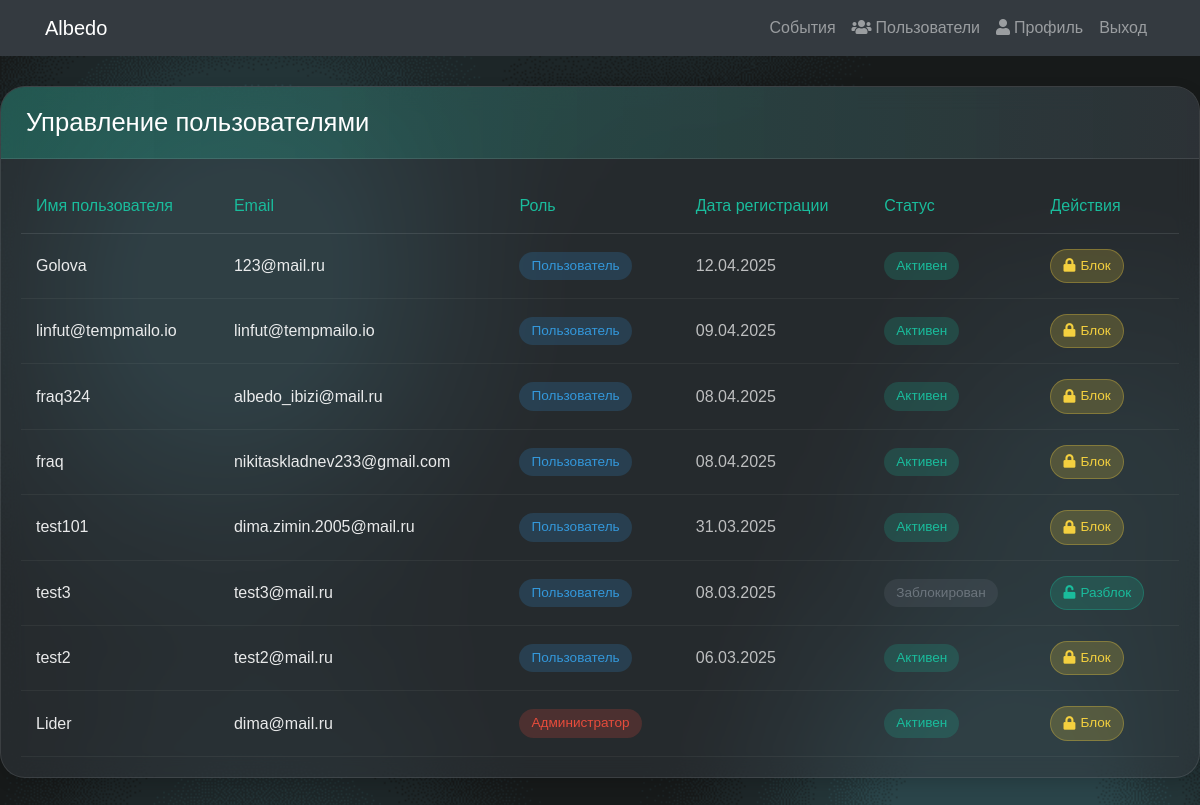
The app's page /users/ (signed in) with its own data.
### albedo/models.py (models this page shows, shortened)
class User(AbstractUser):
    ROLE_CHOICES = (
        ('user', 'Пользователь'),
        ('admin', 'Администратор'),
    )
    email = models.EmailField(unique=True)
    role = models.CharField(max_length=5, choices=ROLE_CHOICES, default='user')
    active = models.BooleanField(default=True)
    USERNAME_FIELD = 'username'
    REQUIRED_FIELDS = ['email']
    def get_role_display(self):
        return dict(self.ROLE_CHOICES).get(self.role, 'Неизвестно')

### albedo/views.py (the view)
# urls.py: path('users/', views.user_list, name='user_list'),
@login_required
def user_list(request):
    if not is_admin(request.user):
        messages.error(request, 'У вас нет доступа к этой странице.')
        return redirect('home')
    users = User.objects.all().order_by('-date_joined')
    return render(request, 'albedo/user_list.html', {'users': users})

### albedo/views.py (called while the page is built)
def is_admin(user):
    return user.is_authenticated and user.role == 'admin'

### albedo/templates/albedo/user_list.html (shortened to what this page needs)
{% extends 'albedo/base.html' %}
{% load static %}
{% block content %}
<div style="padding-top: 30px; max-width: 1200px; margin: 0 auto;">
    <div style="background-color: rgba(52, 58, 64, 0.5); border-radius: 25px; overflow: hidden; backdrop-filter: blur(12px); border: 1px solid rgba(255,255,255,0.1); box-shadow: 0 5px 15px rgba(0,0,0,0.15);">
        <div style="background: linear-gradient(90deg, rgba(26, 188, 156, 0.3), rgba(52, 58, 64, 0.5)); padding: 20px 25px; border-bottom: 1px solid rgba(255,255,255,0.1);">
            <h3 style="color: white; margin: 0; font-size: 1.6rem; font-weight: 400;">Управление пользователями</h3>
        </div>
        <div style="padding: 20px; overflow-x: auto;">
            <table style="width: 100%; border-collapse: collapse;">
                <thead>
                    <tr style="border-bottom: 1px solid rgba(255,255,255,0.1);">
                        <th style="padding: 15px; text-align: left; color: #1ABC9C; font-weight: 400;">Имя пользователя</th>
                        <th style="padding: 15px; text-align: left; color: #1ABC9C; font-weight: 400; display: none; display: table-cell;">Email</th>
                        <th style="padding: 15px; text-align: left; color: #1ABC9C; font-weight: 400;">Роль</th>
                        <th style="padding: 15px; text-align: left; color: #1ABC9C; font-weight: 400; display: none; display: table-cell;">Дата регистрации</th>
                        <th style="padding: 15px; text-align: left; color: #1ABC9C; font-weight: 400;">Статус</th>
                        <th style="padding: 15px; text-align: left; color: #1ABC9C; font-weight: 400;">Действия</th>
                    </tr>
                </thead>
                <tbody>
                    {% for user_item in users %}
                    <tr style="border-bottom: 1px solid rgba(255,255,255,0.05); transition: background-color 0.3s ease;">
                        <td style="padding: 15px; color: rgba(255,255,255,0.9);">
                            {{ user_item.username }}
                        </td>
                        <td style="padding: 15px; color: rgba(255,255,255,0.9); display: none; display: table-cell;">{{ user_item.email }}</td>
                        <td style="padding: 15px;">
                            <span style="display: inline-block; padding: 4px 12px; border-radius: 20px; font-size: 0.85rem; background-color: {% if user_item.role == 'admin' %}rgba(231, 76, 60, 0.2){% else %}rgba(52, 152, 219, 0.2){% endif %}; color: {% if user_item.role == 'admin' %}#E74C3C{% else %}#3498db{% endif %};">
                                {{ user_item.get_role_display }}
                            </span>
                        </td>
                        <td style="padding: 15px; color: rgba(255,255,255,0.7); display: none; display: table-cell;">{{ user_item.date_joined|date:"d.m.Y" }}</td>
                        <td style="padding: 15px;">
                            <span style="display: inline-block; padding: 4px 12px; border-radius: 20px; font-size: 0.85rem; background-color: {% if user_item.active %}rgba(26, 188, 156, 0.2){% else %}rgba(108, 117, 125, 0.2){% endif %}; color: {% if user_item.active %}#1ABC9C{% else %}#6c757d{% endif %};">
                                {% if user_item.active %}Активен{% else %}Заблокирован{% endif %}
                            </span>
                        </td>
                        <td style="padding: 15px;">
                            {% if user_item.role != 'admin' or user.username == user_item.username %}
                            <a href="{% url 'toggle_user_status' user_item.id %}" style="display: inline-flex; align-items: center; padding: 6px 12px; border-radius: 20px; text-decoration: none; font-size: 0.85rem; transition: all 0.3s ease; background-color: {% if user_item.active %}rgba(244, 208, 63, 0.2){% else %}rgba(26, 188, 156, 0.2){% endif %}; color: {% if user_item.active %}#f4d03f{% else %}#1ABC9C{% endif %}; border: 1px solid {% if user_item.active %}rgba(244, 208, 63, 0.3){% else %}rgba(26, 188, 156, 0.3){% endif %};">
                                <i class="fas {% if user_item.active %}fa-lock{% else %}fa-unlock{% endif %}" style="margin-right: 5px;"></i>
                                <span style="display: none; display: inline;">{% if user_item.active %}Блок{% else %}Разблок{% endif %}</span>
                            </a>
                            {% endif %}
                        </td>
                    </tr>
                    {% empty %}
                    <tr>
                        <td colspan="6" style="padding: 30px; text-align: center; color: rgba(255,255,255,0.7);">Пользователей не найдено</td>
                    </tr>
                    {% endfor %}
                </tbody>
            </table>
        </div>
    </div>
</div>
<link href="https://cdnjs.cloudflare.com/ajax/libs/font-awesome/5.15.4/css/all.min.css" rel="stylesheet">
{% endblock %}

### albedo/static/styles.css (style rules this page uses)
:root { --bg-color: #f8f9fa; --text-color: #212529; --card-bg: #ffffff; --header-bg: #343a40; --header-text: white; --border-color: rgba(0,0,0,0.125); --input-bg: #ffffff; --input-text: #495057; --accent-color: #007bff; --alert-success-bg: #d4edda; --alert-success-text: #155724; --alert-success-border: #c3e6cb; --alert-error-bg: #f8d7da; --alert-error-text: #721c24; --alert-error-border: #f5c6cb; --alert-info-bg: #d1ecf1; --alert-info-text: #0c5460; --alert-info-border: #bee5eb; }
body { font-family: Arial, sans-serif; background-color: var(--bg-color); color: var(--text-color); margin: 0; padding: 0; transition: background-color 0.1s ease, color 0.1s ease; }
* { transition: background-color 0.1s ease, color 0.05s ease, border-color 0.1s ease, box-shadow 0.1s ease; }

### records on screen
User: username "Golova", email "123@mail.ru", role "Пользователь", date_joined "12.04.2025", active "Активен"
User: username "linfut@tempmailo.io", email "linfut@tempmailo.io", role "Пользователь", date_joined "09.04.2025", active "Активен"
User: username "fraq324", email "albedo_ibizi@mail.ru", role "Пользователь", date_joined "08.04.2025", active "Активен"
User: username "fraq", email "nikitaskladnev233@gmail.com", role "Пользователь", date_joined "08.04.2025", active "Активен"
User: username "test101", email "dima.zimin.2005@mail.ru", role "Пользователь", date_joined "31.03.2025", active "Активен"
User: username "test3", email "test3@mail.ru", role "Пользователь", date_joined "08.03.2025", active "Заблокирован"
User: username "test2", email "test2@mail.ru", role "Пользователь", date_joined "06.03.2025", active "Активен"
User: username "Lider", email "dima@mail.ru", role "Администратор", active "Активен"
